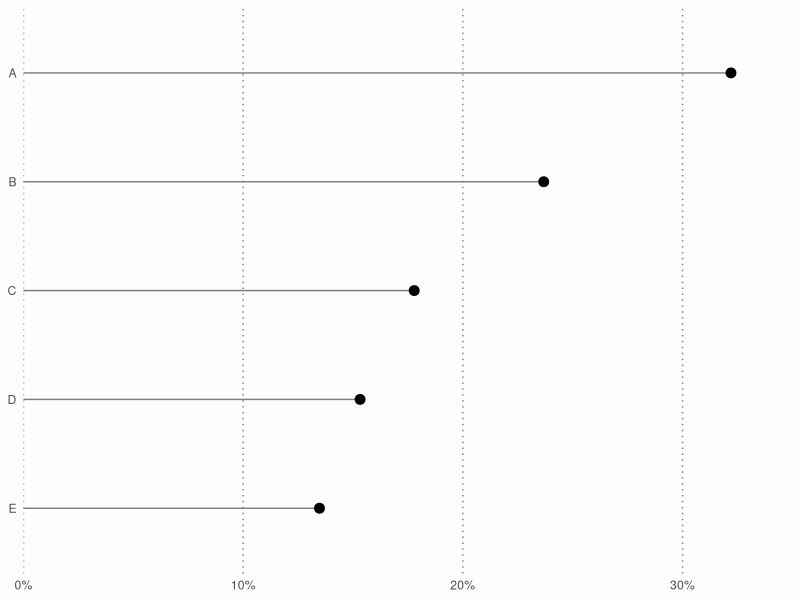

The R script that drew this image:
library(ggplot2)
library(dplyr)

?midwest

##################
# Bar Chart icon #
##################

icon <- midwest %>%
        filter(state == "OH") %>%
        select(county, percollege) %>%
        arrange(desc(percollege)) %>%
        slice(c(1, 15, 30, 45, 60)) %>%
        arrange(percollege) %>%
        mutate(county = factor(county, levels = .$county),
               percollege = percollege / 100)

ggplot(icon, aes(percollege, county)) +
        geom_segment(aes(x = 0, y = county, xend = percollege, yend = county), color = "grey50") +
        geom_point(size = 3) +
        scale_y_discrete(labels = rev(LETTERS[1:5])) +
        scale_x_continuous(limits = c(0, .35), labels = scales::percent, expand = c(0, 0)) +
        theme_minimal() +
        theme(plot.background = element_rect(fill = "#fdfdfd", color = "#fdfdfd", size = .2),
              axis.ticks = element_blank(),
              axis.title = element_blank(),
              panel.grid.major.x = element_line(color = "grey50", linetype = "dotted"),
              panel.grid.major.y = element_blank(),
              panel.grid.minor = element_blank(),
              legend.position = "none")
        
        